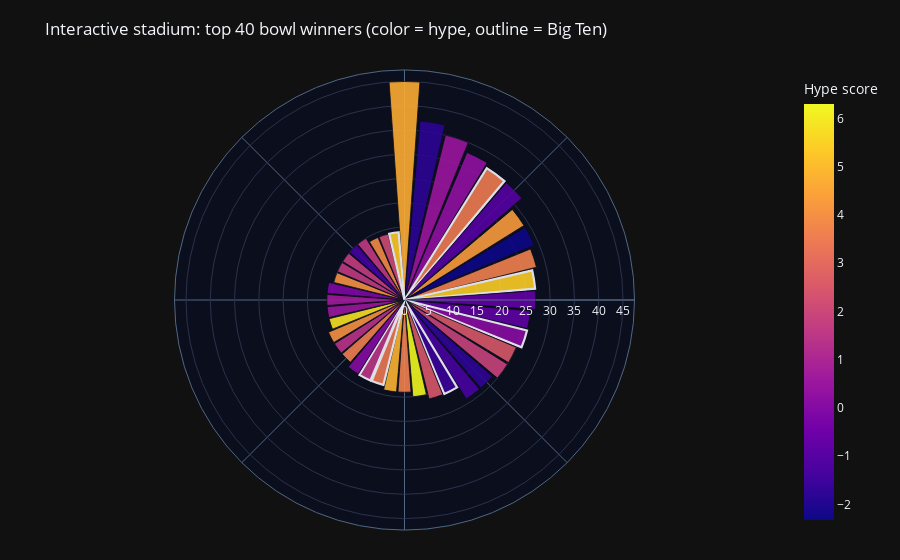

Here is the notebook cell this chart was saved with:
### Markdown cell above
## Interactive, readable views
Hover for details, and tweak `top_n` in the cells if you want more or fewer schools in the polar view.

### Code cell
# Interactive polar stadium (top_n keeps text manageable)
top_n = 40
stadium = viz.sort_values("bowl_wins", ascending=False).head(top_n).reset_index(drop=True)
stadium["theta_deg"] = np.linspace(0, 360, len(stadium), endpoint=False)

fig = px.bar_polar(
    stadium,
    r="bowl_wins",
    theta="theta_deg",
    color="hype_score",
    color_continuous_scale="Plasma",
    hover_name="school",
    hover_data={
        "bowl_appearances": True,
        "bowl_wins": True,
        "bowl_win_rate": ":.2f",
        "song_age": ":.0f",
        "bpm": True,
        "trope_count": True,
        "conference": True,
        "is_big_ten": True,
    },
)
fig.update_traces(
    marker_line_color=np.where(stadium["is_big_ten"], "#f5f6ff", "#0b0f1d"),
    marker_line_width=np.where(stadium["is_big_ten"], 2.2, 0.8),
    opacity=0.9,
)
fig.update_layout(
    template="plotly_dark",
    title=f"Interactive stadium: top {top_n} bowl winners (color = hype, outline = Big Ten)",
    polar=dict(
        radialaxis=dict(showticklabels=True, ticks="", linewidth=1, gridcolor="#2c314c"),
        angularaxis=dict(showticklabels=False, ticks="", rotation=90, direction="clockwise"),
        bgcolor="#0b0f1d",
    ),
    coloraxis_colorbar=dict(title="Hype score"),
    margin=dict(l=30, r=30, t=70, b=30),
)
fig.show()

### Figure 1 — Plotly figure (JSON) as saved in the notebook; plotly's stock layout.template omitted (floating-point values rounded to 4 significant figures; data arrays with more than 128 entries replaced by an {"elided": "..."} marker saying what was removed)
{"data": [{"customdata": {"elided": "40x8 mixed values"}, "hovertemplate": "<b>%{hovertext}</b><br><br>bowl_wins=%{customdata[1]}<br>theta_deg=%{theta}<br>bowl_appearances=%{customdata[0]}<br>bowl_win_rate=%{customdata[2]:.2f}<br>song_age=%{customdata[3]:.0f}<br>bpm=%{customdata[4]}<br>trope_count=%{customdata[5]}<br>conference=%{customdata[6]}<br>is_big_ten=%{customdata[7]}<br>hype_score=%{marker.color}<extra></extra>", "hovertext": ["Alabama", "Georgia", "USC", "Texas", "Penn State", "Oklahoma", "LSU", "Tennessee", "Florida State", "Ohio State", "Miami", "Clemson", "Nebraska", "Mississippi", "Georgia Tech", "Florida", "Auburn", "Michigan", "Oklahoma State", "Texas A&M", "Washington", "Notre Dame", "Wisconsin", "Iowa", "North Carolina State", "Utah", "UCLA", "TCU", "Syracuse", "West Virginia", "Stanford", "Arkansas", "Arizona State", "Oregon", "Missouri", "North Carolina", "Texas Tech", "Pitt", "Baylor", "Michigan State"], "legendgroup": "", "marker": {"color": [4.652, -1.808, 0.5191, 0.3007, 3.492, -1.041, 4.271, -2.323, 3.63, 5.417, -0.7619, -0.8369, 0.1331, 2.489, 1.856, -1.767, -1.349, -1.554, 2.462, 6.299, 3.629, 4.823, 3.424, 1.478, 0.05604, 3.586, 1.39, 4.048, 5.811, 0.539, 0.6598, -0.09781, 4.047, 1.62, 1.676, -1.451, 1.627, 3.854, 2.118, 5.338], "coloraxis": "coloraxis", "line": {"color": ["#0b0f1d", "#0b0f1d", "#0b0f1d", "#0b0f1d", "#f5f6ff", "#0b0f1d", "#0b0f1d", "#0b0f1d", "#0b0f1d", "#f5f6ff", "#0b0f1d", "#0b0f1d", "#f5f6ff", "#0b0f1d", "#0b0f1d", "#0b0f1d", "#0b0f1d", "#f5f6ff", "#0b0f1d", "#0b0f1d", "#0b0f1d", "#0b0f1d", "#f5f6ff", "#f5f6ff", "#0b0f1d", "#0b0f1d", "#0b0f1d", "#0b0f1d", "#0b0f1d", "#0b0f1d", "#0b0f1d", "#0b0f1d", "#0b0f1d", "#0b0f1d", "#0b0f1d", "#0b0f1d", "#0b0f1d", "#0b0f1d", "#0b0f1d", "#f5f6ff"], "width": [0.8, 0.8, 0.8, 0.8, 2.2, 0.8, 0.8, 0.8, 0.8, 2.2, 0.8, 0.8, 2.2, 0.8, 0.8, 0.8, 0.8, 2.2, 0.8, 0.8, 0.8, 0.8, 2.2, 2.2, 0.8, 0.8, 0.8, 0.8, 0.8, 0.8, 0.8, 0.8, 0.8, 0.8, 0.8, 0.8, 0.8, 0.8, 0.8, 2.2]}, "pattern": {"shape": ""}}, "name": "", "opacity": 0.9, "r": [45, 37, 35, 33, 32, 32, 29, 29, 28, 27, 27, 26, 26, 25, 25, 24, 24, 21, 21, 20, 19, 19, 18, 18, 18, 17, 17, 17, 16, 16, 16, 16, 15, 15, 15, 15, 15, 14, 14, 14], "showlegend": false, "subplot": "polar", "theta": [0.0, 9.0, 18.0, 27.0, 36.0, 45.0, 54.0, 63.0, 72.0, 81.0, 90.0, 99.0, 108.0, 117.0, 126.0, 135.0, 144.0, 153.0, 162.0, 171.0, 180.0, 189.0, 198.0, 207.0, 216.0, 225.0, 234.0, 243.0, 252.0, 261.0, 270.0, 279.0, 288.0, 297.0, 306.0, 315.0, 324.0, 333.0, 342.0, 351.0], "type": "barpolar"}], "layout": {"barmode": "relative", "coloraxis": {"colorbar": {"title": {"text": "Hype score"}}, "colorscale": [[0, "#0d0887"], [0.1111, "#46039f"], [0.2222, "#7201a8"], [0.3333, "#9c179e"], [0.4444, "#bd3786"], [0.5556, "#d8576b"], [0.6667, "#ed7953"], [0.7778, "#fb9f3a"], [0.8889, "#fdca26"], [1, "#f0f921"]]}, "legend": {"tracegroupgap": 0}, "margin": {"b": 30, "l": 30, "r": 30, "t": 70}, "polar": {"angularaxis": {"direction": "clockwise", "rotation": 90, "showticklabels": false, "ticks": ""}, "bgcolor": "#0b0f1d", "domain": {"x": [0, 1], "y": [0, 1]}, "radialaxis": {"gridcolor": "#2c314c", "linewidth": 1, "showticklabels": true, "ticks": ""}}, "title": {"text": "Interactive stadium: top 40 bowl winners (color = hype, outline = Big Ten)"}}}
